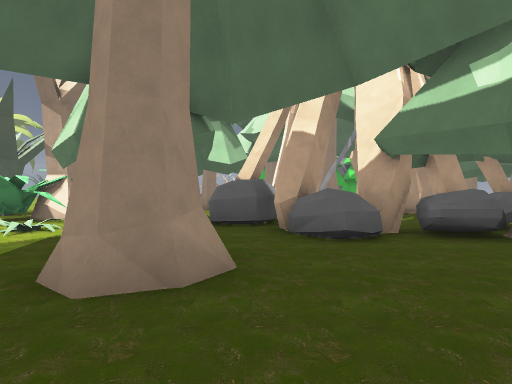
view 1 (above)

21 first-person views from a walk through a Godot game level. The camera is 1.5 m above the floor, looks level and sees 85° across. The floor is counted in squares, 2 m on a side. Each view is taken from the middle of a square. On the plan, view 1 faces up. The plan holds only what a view shows up to about 10 squares ahead; the rest is blank. The place goes on beyond the plan. Some surface patterns are stand-ins.

view 2
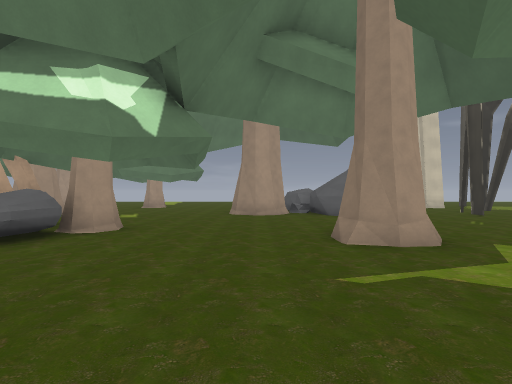

view 3
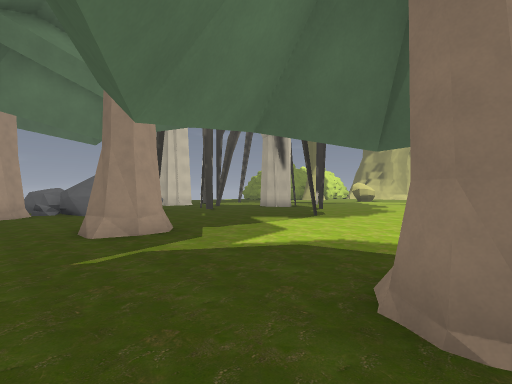

view 4
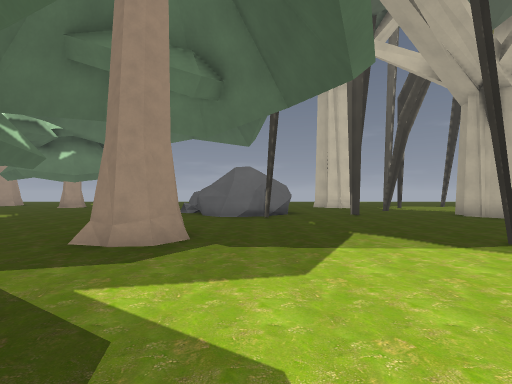

view 5
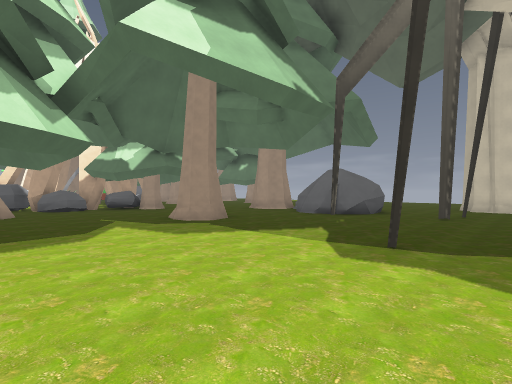

view 6
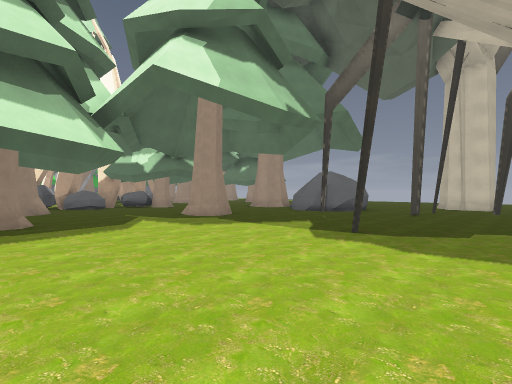

view 7
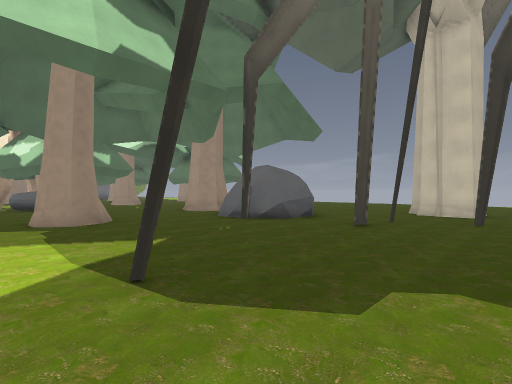

view 8
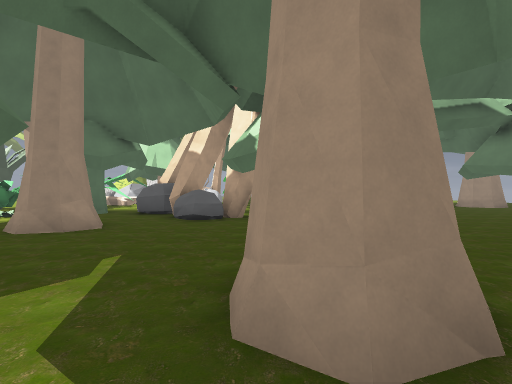

view 9
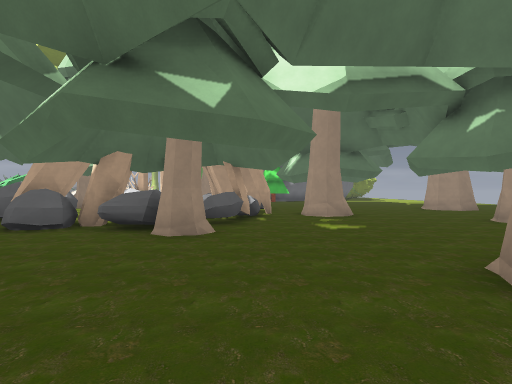

view 10
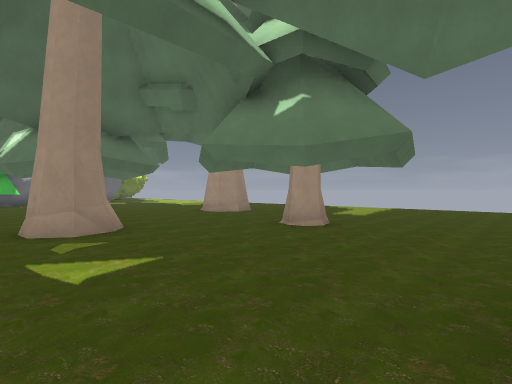

view 11
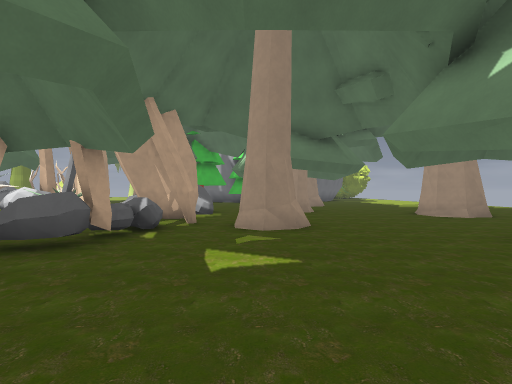

view 12
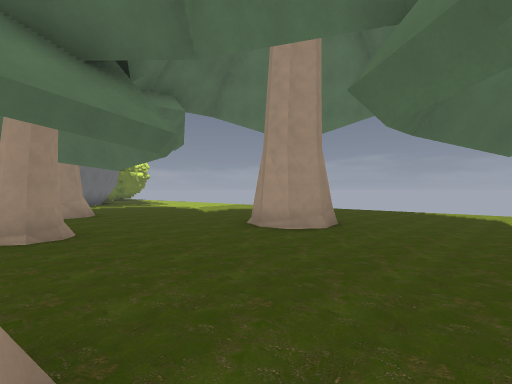

view 13
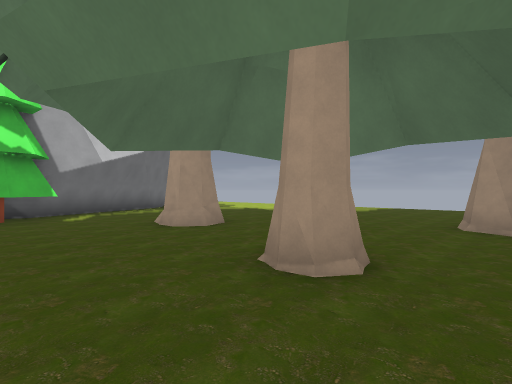

view 14
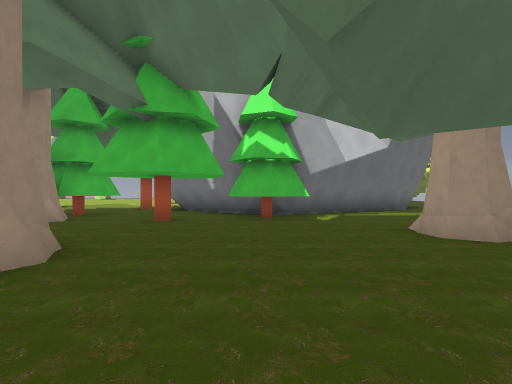

view 15
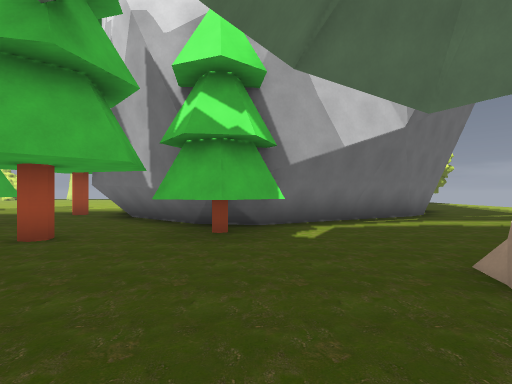

view 16
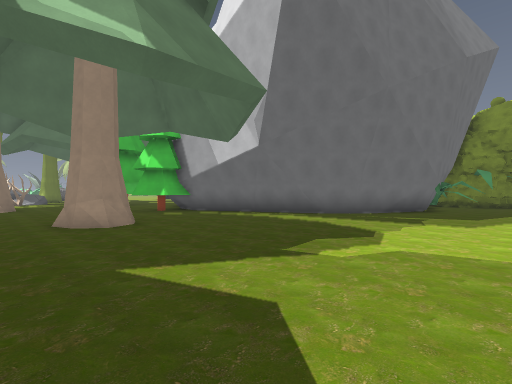

view 17
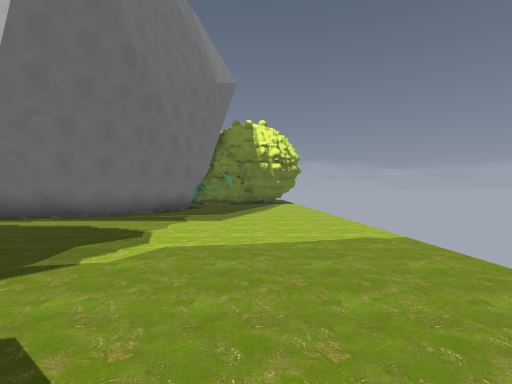

view 18
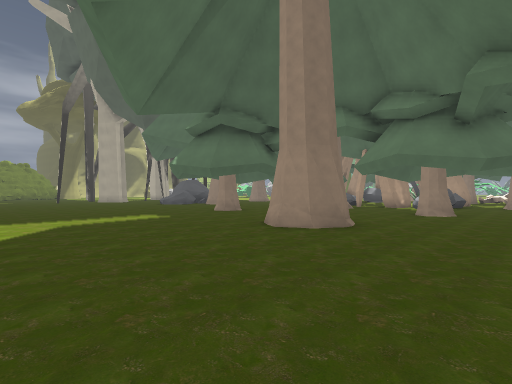

view 19
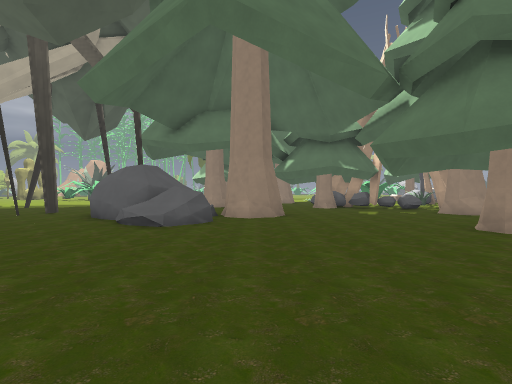

view 20
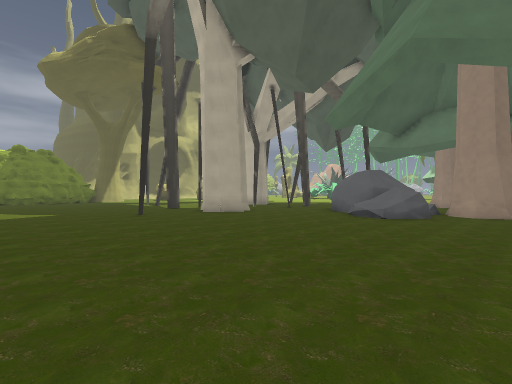

view 21
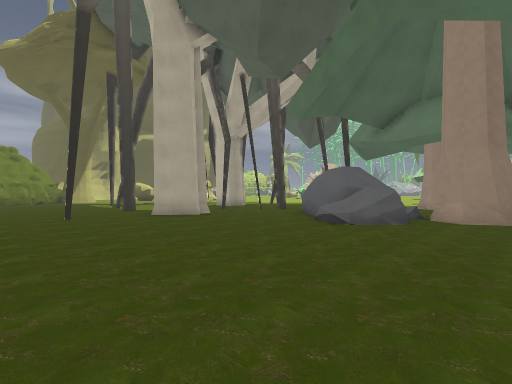

### Floor plan
Key: @ floor where view 1 was taken; # wall or solid block; x gap in a wall; . main floor; : floor 0.25 m higher than the main floor; / step, stairs or slope; = window, fence, low wall or low ledge; ^ raised ledge.
Columns run from 2 left of view 1 to 20 right of it. Each row starts with its distance up from view 1.
 26                 ##..
 25                 ##.....
 24    .#x         ##......
 23    ...##     ###.......
 22     #..##  ###.........
 21    ##...####...........
 20    #.....##............
 19    #...#...............
 18     ........//.........
 17      ......./#.........
 16       #....../........
 15       #................
 14        ................
 13         ....#..........
 12    ##   #.......#......
 11    ##   #.......##.....
 10    ##  ##..............
  9        .x. ............
  8       .^^.##...........
  7 x##   .^^..............
  6 ..## #x=.......#.......
  5  ..##^^...............
  4  .....##..............
  3 x#....................
  2 .......................
  1 ..........###..........
  0 ..@........###.........
 -1 #....##....###=........
 -2 ..........###=.........
 -3 ..........###..........
 -4 ..........##...........
 -5 .......................
 -6 ..........#....#.......
 -7 .....#.....#..:#..#....
 -8 ............#.........
 -9 ..............   .....

Where each view was taken, in squares from view 1:
view 1: 0 up, 0 right, facing up
view 2: 1 up, 1 left, facing right
view 3: 1 up, 2 left, facing down-right
view 4: 3 down, 1 left, facing right
view 5: 8 down, 1 left, facing up-right
view 6: 9 down, 2 left, facing up-right
view 7: 9 down, 2 right, facing up-right
view 8: 3 down, 3 right, facing up
view 9: 1 down, 6 right, facing up
view 10: 2 up, 7 right, facing up-right
view 11: 2 up, 8 right, facing up
view 12: 7 up, 9 right, facing up-right
view 13: 11 up, 7 right, facing up-right
view 14: 12 up, 7 right, facing up
view 15: 15 up, 8 right, facing up
view 16: 15 up, 18 right, facing up-left
view 17: 15 up, 18 right, facing up
view 18: 15 up, 20 right, facing down-left
view 19: 1 up, 18 right, facing left
view 20: 2 up, 20 right, facing down-left
view 21: 2 up, 18 right, facing down-left
